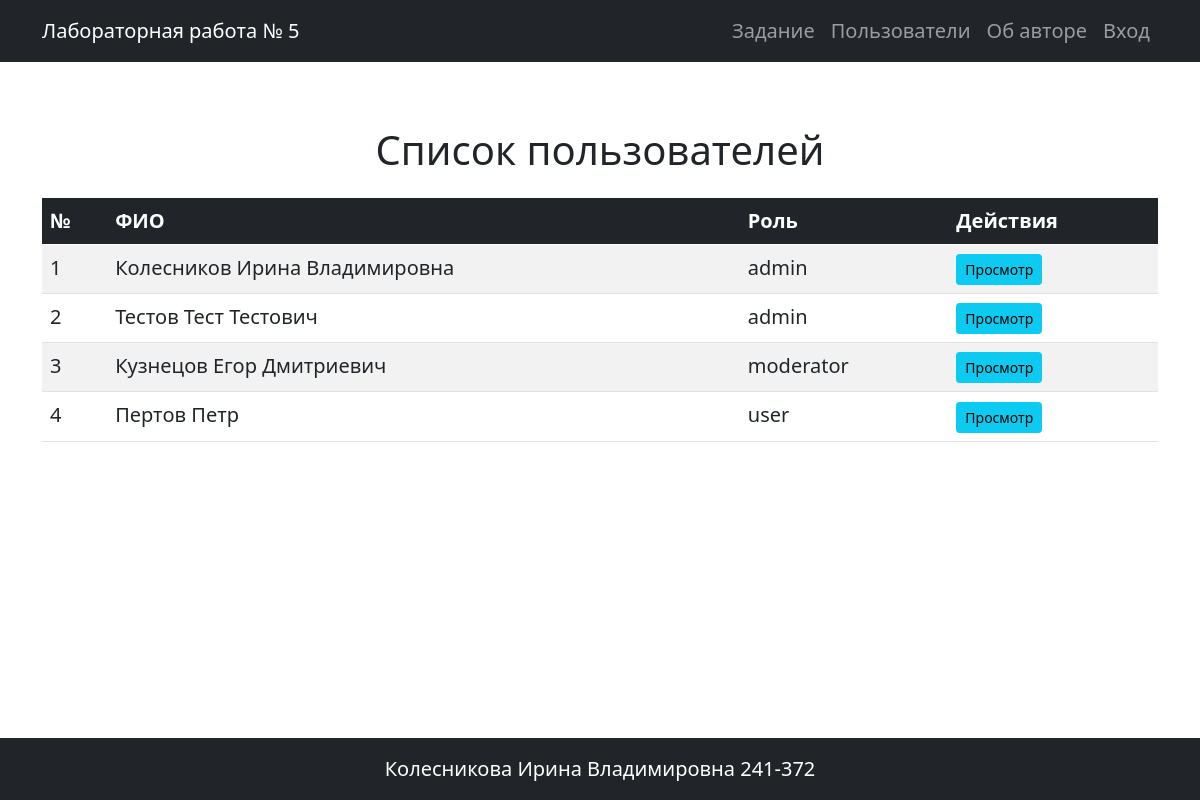
Screenshot of /users with the database file from the repository.
### app.py (models this page shows, shortened)
class User(UserMixin, db.Model):
    __tablename__ = 'users'
    id = db.Column(db.Integer, primary_key=True)
    login = db.Column(db.String(50), nullable=False, unique=True)
    password_hash = db.Column(db.String(255), nullable=False)
    last_name = db.Column(db.String(100), nullable=True)
    first_name = db.Column(db.String(100), nullable=False)
    patronymic = db.Column(db.String(100), nullable=True)
    role_id = db.Column(db.Integer, db.ForeignKey('roles.id'), nullable=True)
    created_at = db.Column(db.DateTime, default=datetime.now)
    role = db.relationship('Role', back_populates='users', lazy='select')
    @property
    def full_name(self):
        parts = [self.last_name, self.first_name, self.patronymic]
        return ' '.join([p for p in parts if p])

class Role(db.Model):
    __tablename__ = 'roles'
    id = db.Column(db.Integer, primary_key=True)
    name = db.Column(db.String(50), nullable=False, unique=True)
    description = db.Column(db.Text, nullable=True)

### app.py (the view)
@app.route('/users')
def user_list():
    users = User.query.order_by(User.id).all()
    return render_template('user_list.html', title='Список пользователей', users=users)

### app.py (called while the page is built)
@app.before_request
def log_visit():
    if request.endpoint not in ['static', 'login', 'logout']:
        user_id = current_user.id if current_user.is_authenticated else None
        try:
            log = VisitLog(path=request.path, user_id=user_id)
            db.session.add(log)
            db.session.commit()
        except:
            db.session.rollback()

### templates/user_list.html (shortened to what this page needs)
{% extends 'base.html' %}
{% block content %}
<h1 class="mt-5 mb-4 text-center">Список пользователей</h1>
<div class="table-responsive">
    <table class="table table-striped table-hover">
        <thead class="table-dark">
            <tr>
                <th>№</th>
                <th>ФИО</th>
                <th>Роль</th>
                <th>Действия</th>
            </tr>
        </thead>
        <tbody>
            {% for user in users %}
            <tr>
                <td>{{ loop.index }}</td>
                <td>{{ user.full_name or user.login }}</td>
                <td>{{ user.role.name if user.role else '—' }}</td>
                <td>
                    <a href="{{ url_for('view_user', user_id=user.id) }}" class="btn btn-sm btn-info">Просмотр</a>
                </td>
            </tr>
            {% else %}
            <tr>
                <td colspan="4" class="text-center">Нет зарегистрированных пользователей</td>
            </tr>
            {% endfor %}
        </tbody>
    </table>
</div>
{% endblock %}

### templates/base.html (shortened to what this page needs)
<!doctype html>
<html lang="ru">
    <head>
    <link href="https://cdn.jsdelivr.net/npm/bootstrap@5.0.2/dist/css/bootstrap.min.css" rel="stylesheet">
    <link rel="stylesheet" href="{{ url_for('static', filename='styles.css') }}">
    </head>
    <body class="d-flex flex-column min-vh-100">
    <header>
        <nav class="navbar navbar-expand-lg navbar-dark bg-dark">
            <div class="container">
                <a class="navbar-brand" href="{{ url_for('index') }}">Лабораторная работа № 5</a>
                <div class="collapse navbar-collapse" id="navbarSupportedContent">
                    <ul class="navbar-nav ms-auto mb-2 mb-lg-0">
                        <li class="nav-item">
                            <a class="nav-link" href="{{ url_for('index') }}">Задание</a>
                        </li>
                        <li class="nav-item">
                            <a class="nav-link" href="{{ url_for('user_list') }}">Пользователи</a>
                        </li>
                        <li class="nav-item">
                            <a class="nav-link" href="{{ url_for('about') }}">Об авторе</a>
                        </li>
                        {% if current_user.is_authenticated %}
                            {% set role_name = current_user.role.name if current_user.role else 'guest' %}
                            {% if role_name != 'guest' %}
                                <li class="nav-item">
                                    <a class="nav-link" href="{{ url_for('statistics_journal') }}">Журнал посещений</a>
                                </li>
                            {% endif %}
                            <li class="nav-item">
                                <a class="nav-link" href="{{ url_for('change_password') }}">Изменить пароль</a>
                            </li>
                            <li class="nav-item">
                                <a class="nav-link" href="{{ url_for('logout') }}">Выйти ({{ current_user.short_name }})</a>
                            </li>
                        {% else %}
                            <li class="nav-item">
                                <a class="nav-link" href="{{ url_for('login') }}">Вход</a>
                            </li>
                        {% endif %}
                    </ul>
                </div>
            </div>
          </nav>
    </header>
    <main class="flex-grow-1 my-3">
        <div class="container">
            {% block content %}{% endblock %}
        </div>
    </main>
    <footer class="bg-dark text-white mt-5 py-3">
        <div class="container text-center">
            <p class="mb-0">Колесникова Ирина Владимировна 241-372</p>
        </div>
    </footer>
    </body>
</html>

### static/styles.css (style rules this page uses)
body { font-size: 1.25rem; }

### rows the page displays
User: last_name+first_name+patronymic "Колесников Ирина Владимировна", role "admin"
User: last_name+first_name+patronymic "Тестов Тест Тестович", role "admin"
User: last_name+first_name+patronymic "Кузнецов Егор Дмитриевич", role "moderator"
User: last_name+first_name+patronymic "Пертов Петр", role "user"
